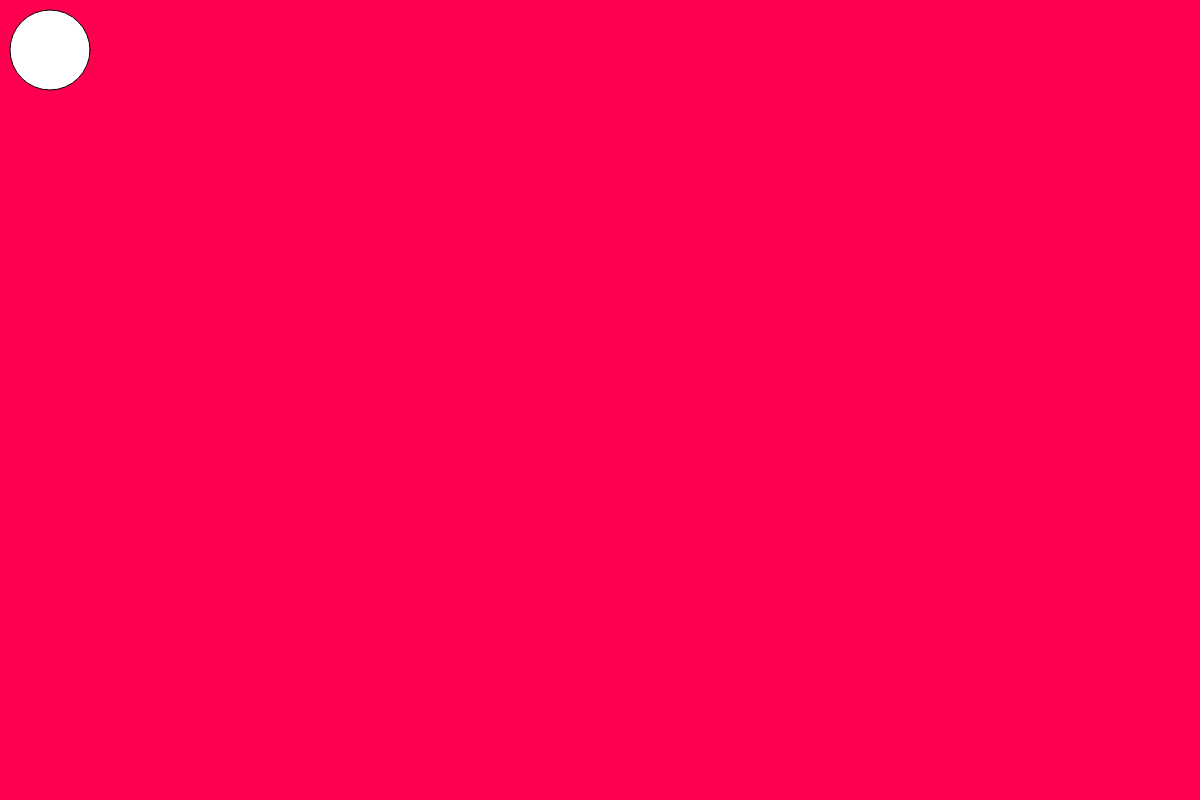
Frame 1 (no input)
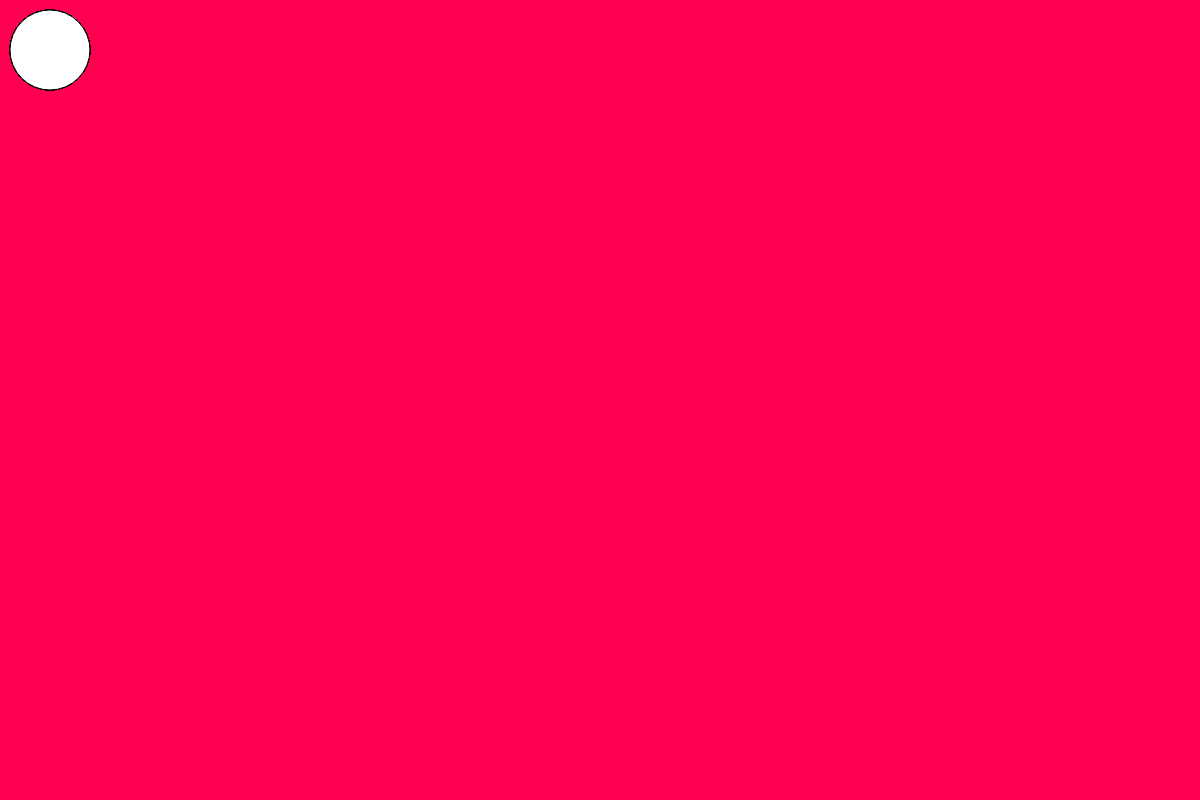
Frame 60 (no input)
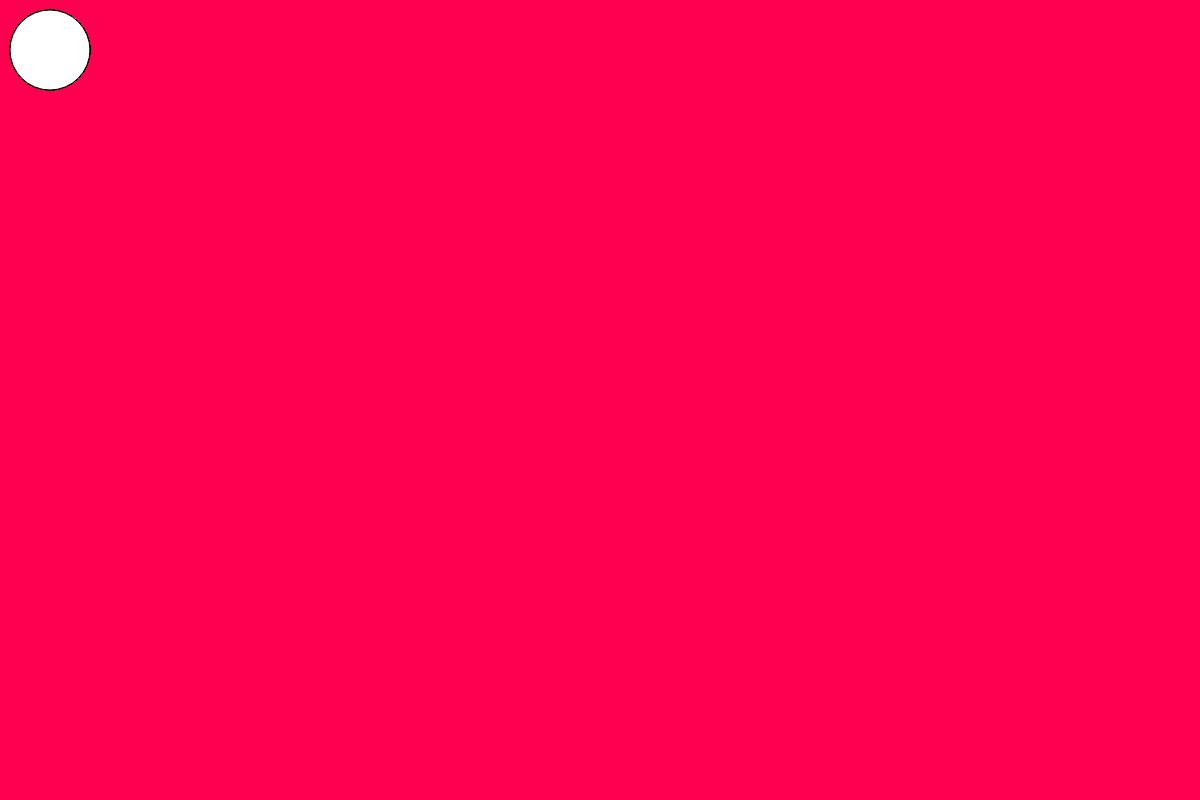
Frame 120 (the mouse pressed at the canvas centre since frame 60)

The p5.js sketch that drew these frames (run headless with seeded random() and noise() and a simulated clock; from frame 60 on, the mouse is pressed at the canvas centre):

// p5.js sketch
// ── sketch.js
function setup() {
  // put setup code here
    createCanvas(1200, 800);
  background(255,0,80);

}

function draw() {
  // put drawing code here
   ellipse(50, 50, 80, 80);
}
